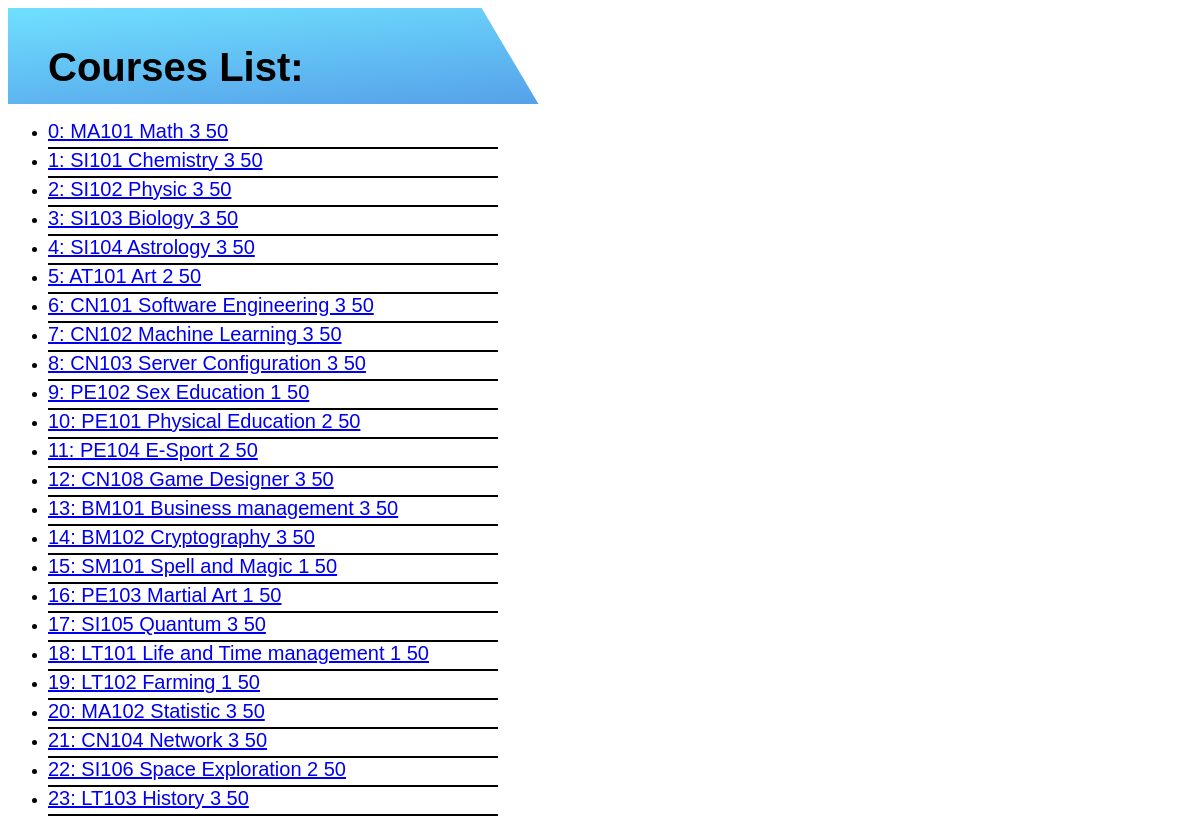
The app's page /Course_reg/, older data.
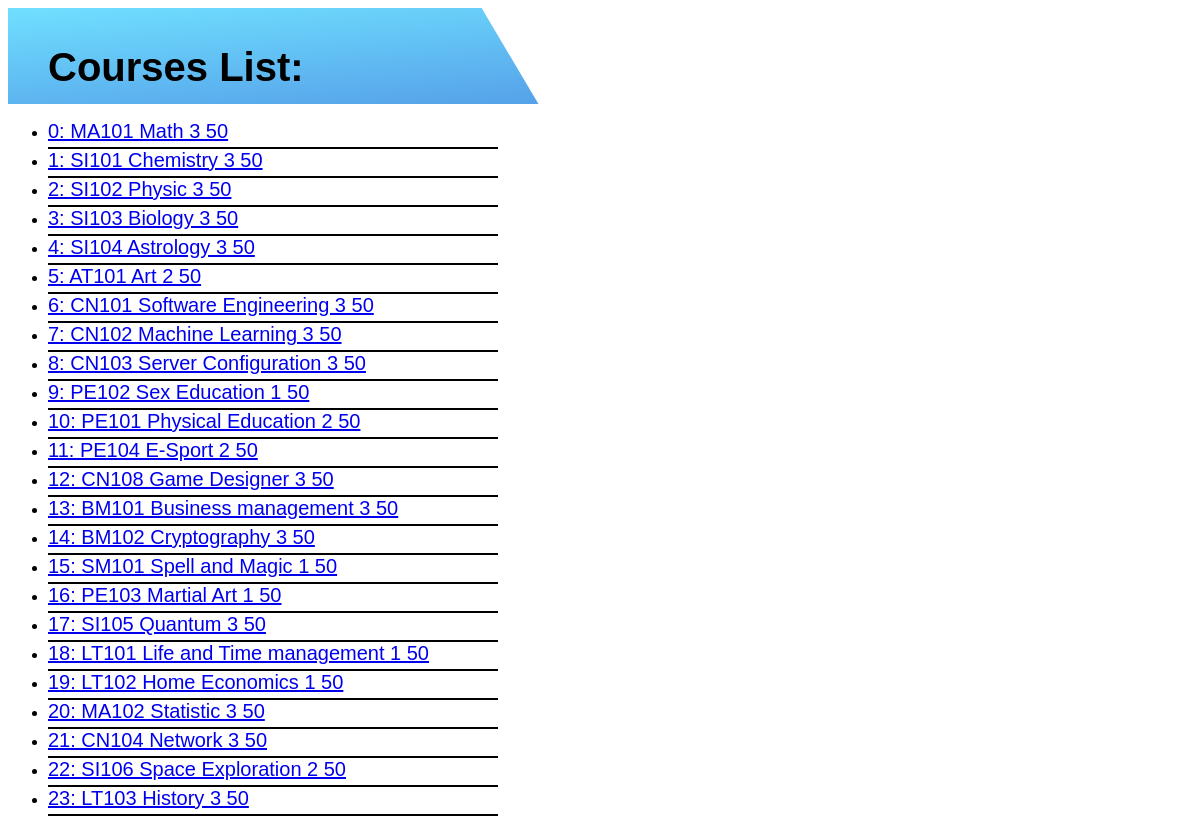
The same page, newer data.
### Course_reg/models.py (models this page shows)
class Course(models.Model):
    subject = models.CharField(max_length=50)
    subject_id = models.CharField(max_length=50)
    credit = models.IntegerField()
    seat = models.IntegerField()
    users = models.ManyToManyField('auth.User', null=True, blank=True)
    def __str__(self):
        return f'{self.id}: {self.subject_id} {self.subject} {self.credit} {self.seat}'

### Course_reg/views.py (the view)
# urls.py: path('', views.index, name='index'),
def index(request):
    course = Course.objects.all()
    return render(request, 'Courses/index.html', {
        'Courses': course
    })

### Course_reg/templates/Courses/index.html (shortened to what this page needs)
{% extends 'Courses/layout.html' %}
{% block body %}
<div class = "header gillfont">
    <h1 class = "headerpos">Courses List:</h1>
</div>
<ul>
    {% for Course in Courses %}
    <li style = "width : 450px">
        <div class = "gillfont margin">
            <a href="{% url 'Course' Course.id %}">
                {{ Course}}
            </a>
        </div>
    </li>
    {% empty %}
    <li>No Course</li>
    {% endfor %}
</ul>
{% endblock %}

### Course_reg/templates/Courses/layout.html (shortened to what this page needs)
<!DOCTYPE html>
<html lang="en">
    <head>
    </head>
    <body>
        {% block body %}
        {% endblock %}
    </body>
</html>

### Course_reg/templates/Courses/index.html (style rules this page uses)
.header { height: 12vh; background-image: linear-gradient(to right bottom, rgba(76, 216, 255, 0.8), rgba(30, 108, 217, 0.8)), url("images/sky_1.jpg"); background-size: cover; background-position: top; position: relative; text-align: center; clip-path: polygon(0 0, 40% 0, 70% 75vh, 0 100%); }
.headerpos { top: 10px; left: 40px; position: absolute; }
.margin { padding-bottom: 4px; border-bottom: 2px solid black; }
.gillfont { font-size : 20px; font-family: 'Trebuchet MS', sans-serif; }

Row changes from the older to the newer data that the page shows:
changed Course: id+subject+subject "19: LT102 Farming 1 50" → "19: LT102 Home Economics 1 50"
